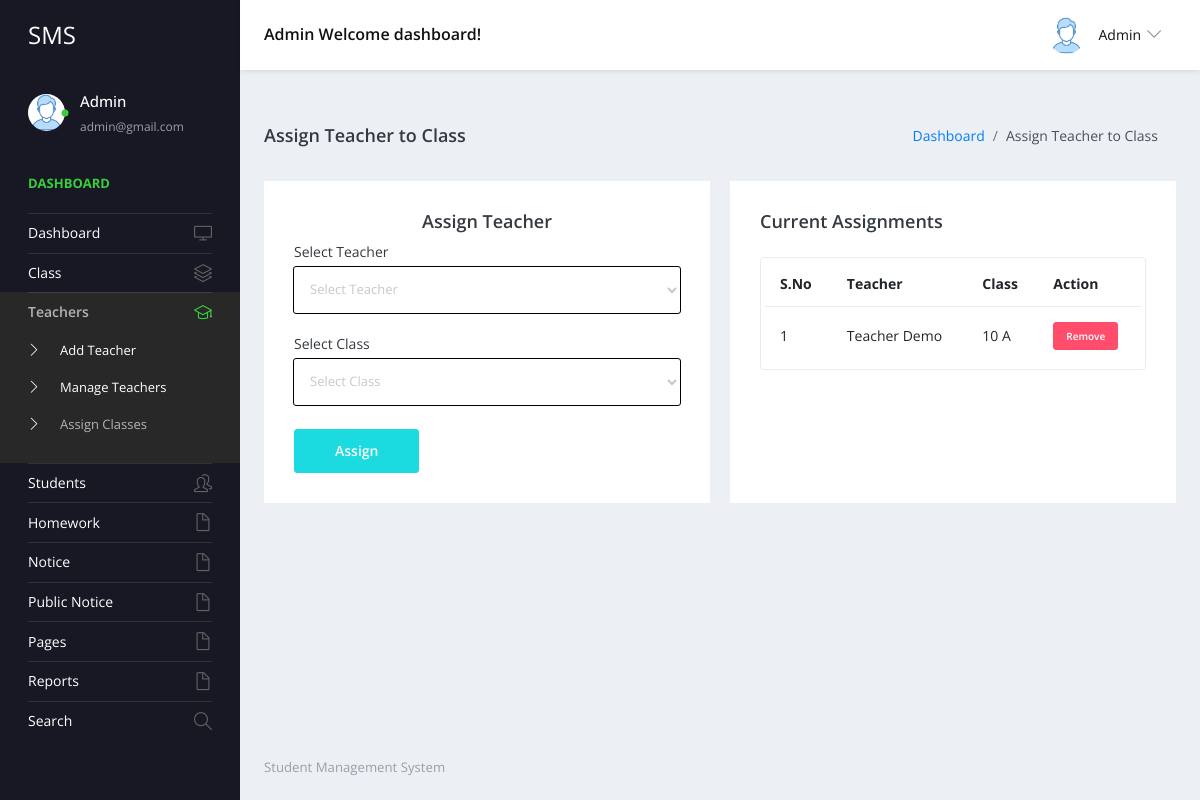
The page /studentms/admin/assign-teacher-class.php (signed in) on the database its author committed.
### tables this page shows
CREATE TABLE `tblteacherclass` (
  `ID` int(10) NOT NULL,
  `TeacherID` int(10) DEFAULT NULL,
  `ClassID` int(10) DEFAULT NULL,
  `AssignDate` timestamp NULL DEFAULT current_timestamp()
);

CREATE TABLE `tblteacher` (
  `ID` int(10) NOT NULL,
  `TeacherName` varchar(120) DEFAULT NULL,
  `UserName` varchar(120) DEFAULT NULL,
  `MobileNumber` bigint(10) DEFAULT NULL,
  `Email` varchar(200) DEFAULT NULL,
  `Password` varchar(200) DEFAULT NULL,
  `TeacherRegdate` timestamp NULL DEFAULT current_timestamp()
);

CREATE TABLE `tblclass` (
  `ID` int(5) NOT NULL,
  `ClassName` varchar(50) DEFAULT NULL,
  `Section` varchar(20) DEFAULT NULL,
  `CreationDate` timestamp NULL DEFAULT current_timestamp()
);

### studentms/admin/assign-teacher-class.php (the view, shortened to what this page needs)
<?php
include('includes/dbconnection.php');
if (strlen($_SESSION['sturecmsaid']) == 0) {
    header('location:logout.php');
} else {
?>
    <!DOCTYPE html>
    <html lang="en">
    <head>
        <link rel="stylesheet" href="vendors/simple-line-icons/css/simple-line-icons.css">
        <link rel="stylesheet" href="vendors/flag-icon-css/css/flag-icon.min.css">
        <link rel="stylesheet" href="vendors/css/vendor.bundle.base.css">
        <link rel="stylesheet" href="vendors/select2/select2.min.css">
        <link rel="stylesheet" href="vendors/select2-bootstrap-theme/select2-bootstrap.min.css">
        <link rel="stylesheet" href="css/style.css" />
    </head>
    <body>
        <div class="container-scroller">
            <?php include_once('includes/header.php'); ?>
            <div class="container-fluid page-body-wrapper">
                <?php include_once('includes/sidebar.php'); ?>
                <div class="main-panel">
                    <div class="content-wrapper">
                        <div class="page-header">
                            <h3 class="page-title">Assign Teacher to Class</h3>
                            <nav aria-label="breadcrumb">
                                <ol class="breadcrumb">
                                    <li class="breadcrumb-item"><a href="dashboard.php">Dashboard</a></li>
                                    <li class="breadcrumb-item active" aria-current="page">Assign Teacher to Class</li>
                                </ol>
                            </nav>
                        </div>
                        <div class="row">
                            <div class="col-6 grid-margin stretch-card">
                                <div class="card">
                                    <div class="card-body">
                                        <h4 class="card-title" style="text-align: center;">Assign Teacher</h4>
                                        <form class="forms-sample" method="post">
                                            <div class="form-group">
                                                <label for="teacherid">Select Teacher</label>
                                                <select name="teacherid" class="form-control" required='true'>
                                                    <option value="">Select Teacher</option>
                                                </select>
                                            </div>
                                            <div class="form-group">
                                                <label for="classid">Select Class</label>
                                                <select name="classid" class="form-control" required='true'>
                                                    <option value="">Select Class</option>
                                                </select>
                                            </div>
                                            <button type="submit" class="btn btn-primary mr-2" name="submit">Assign</button>
                                        </form>
                                    </div>
                                </div>
                            </div>
                            <div class="col-6 grid-margin stretch-card">
                                <div class="card">
                                    <div class="card-body">
                                        <div class="d-sm-flex align-items-center mb-4">
                                            <h4 class="card-title mb-sm-0">Current Assignments</h4>
                                        </div>
                                        <div class="table-responsive border rounded p-1">
                                            <table class="table">
                                                <thead>
                                                    <tr>
                                                        <th class="font-weight-bold">S.No</th>
                                                        <th class="font-weight-bold">Teacher</th>
                                                        <th class="font-weight-bold">Class</th>
                                                        <th class="font-weight-bold">Action</th>
                                                    </tr>
                                                </thead>
                                                <tbody>
                                                    <?php
                                                    $sql = "SELECT tc.ID, t.TeacherName, c.ClassName, c.Section
                                                       FROM tblteacherclass tc
                                                       JOIN tblteacher t ON tc.TeacherID = t.ID
                                                       JOIN tblclass c ON tc.ClassID = c.ID";
                                                    $query = $dbh->prepare($sql);
                                                    $query->execute();
                                                    $results = $query->fetchAll(PDO::FETCH_OBJ);
                                                    $cnt = 1;
                                                    if ($query->rowCount() > 0) {
                                                        foreach ($results as $row) {
                                                    ?>
                                                            <tr>
                                                                <td><?php echo htmlentities($cnt); ?></td>
                                                                <td><?php echo htmlentities($row->TeacherName); ?></td>
                                                                <td><?php echo htmlentities($row->ClassName); ?> <?php echo htmlentities($row->Section); ?></td>
                                                                <td>
                                                                    <a href="assign-teacher-class.php?delid=<?php echo ($row->ID); ?>" onclick="return confirm('Do you really want to remove this assignment?');" class="btn btn-danger btn-xs">Remove</a>
                                                                </td>
                                                            </tr>
                                                        <?php
                                                            $cnt = $cnt + 1;
                                                        }
                                                    } else { ?>
                                                        <tr>
                                                            <td colspan="4" style="text-align:center">No assignments found</td>
                                                        </tr>
                                                    <?php } ?>
                                                </tbody>
                                            </table>
                                        </div>
                                    </div>
                                </div>
                            </div>
                        </div>
                    </div>
                    <?php include_once('includes/footer.php'); ?>
                </div>
            </div>
        </div>
    </body>
    </html><?php } ?>

### studentms/admin/includes/header.php (shortened to what this page needs)
 <nav class="navbar default-layout-navbar col-lg-12 col-12 p-0 fixed-top d-flex flex-row">
        <div class="navbar-brand-wrapper d-flex align-items-center">
          <a class="navbar-brand brand-logo" href="dashboard.php">
            <strong style="color: white;">SMS</strong>
          </a>
        </div><?php
         $aid= $_SESSION['sturecmsaid'];
$sql="SELECT * from tbladmin where ID=:aid";
$query = $dbh -> prepare($sql);
$query->bindParam(':aid',$aid,PDO::PARAM_STR);
$query->execute();
$results=$query->fetchAll(PDO::FETCH_OBJ);
$cnt=1;
if($query->rowCount() > 0)
{
foreach($results as $row)
{               ?>
        <div class="navbar-menu-wrapper d-flex align-items-center flex-grow-1">
          <h5 class="mb-0 font-weight-medium d-none d-lg-flex"><?php  echo htmlentities($row->AdminName);?> Welcome dashboard!</h5>
          <ul class="navbar-nav navbar-nav-right ml-auto">
            <li class="nav-item dropdown d-none d-xl-inline-flex user-dropdown">
              <a class="nav-link dropdown-toggle" id="UserDropdown" href="#" data-toggle="dropdown" aria-expanded="false">
                <img class="img-xs rounded-circle ml-2" src="images/faces/face8.jpg" alt="Profile image"> <span class="font-weight-normal"> <?php  echo htmlentities($row->AdminName);?> </span></a>
                <?php $cnt=$cnt+1;}} ?>
            </li>
          </ul>
        </div>
      </nav>

### studentms/admin/includes/sidebar.php (shortened to what this page needs)
<nav class="sidebar sidebar-offcanvas" id="sidebar">
  <ul class="nav">
    <li class="nav-item nav-profile">
      <a href="#" class="nav-link">
        <div class="profile-image">
          <img class="img-xs rounded-circle" src="images/faces/face8.jpg" alt="profile image">
          <div class="dot-indicator bg-success"></div>
        </div>
        <div class="text-wrapper">
          <?php
          $aid = $_SESSION['sturecmsaid'];
          $sql = "SELECT * from tbladmin where ID=:aid";
          $query = $dbh->prepare($sql);
          $query->bindParam(':aid', $aid, PDO::PARAM_STR);
          $query->execute();
          $results = $query->fetchAll(PDO::FETCH_OBJ);
          $cnt = 1;
          if ($query->rowCount() > 0) {
            foreach ($results as $row) {               ?>
              <p class="profile-name"><?php echo htmlentities($row->AdminName); ?></p>
              <p class="designation"><?php echo htmlentities($row->Email); ?></p><?php $cnt = $cnt + 1;
                                                                                }
                                                                              } ?>
        </div>
      </a>
    </li>
    <li class="nav-item nav-category">
      <span class="nav-link">Dashboard</span>
    </li>
    <li class="nav-item">
      <a class="nav-link" href="dashboard.php">
        <span class="menu-title">Dashboard</span>
        <i class="icon-screen-desktop menu-icon"></i>
      </a>
    </li>
    <li class="nav-item">
      <a class="nav-link" data-toggle="collapse" href="#class" aria-expanded="false" aria-controls="class">
        <span class="menu-title">Class</span>
        <i class="icon-layers menu-icon"></i>
      </a>
    </li>
    <li class="nav-item">
      <a class="nav-link" data-toggle="collapse" href="#teachers" aria-expanded="false" aria-controls="teachers">
        <span class="menu-title">Teachers</span>
        <i class="icon-graduation menu-icon"></i>
      </a>
      <div class="collapse" id="teachers">
        <ul class="nav flex-column sub-menu">
          <li class="nav-item"> <a class="nav-link" href="add-teacher.php">Add Teacher</a></li>
          <li class="nav-item"> <a class="nav-link" href="manage-teachers.php">Manage Teachers</a></li>
          <li class="nav-item"> <a class="nav-link" href="assign-teacher-class.php">Assign Classes</a></li>
        </ul>
      </div>
    </li>
    <li class="nav-item">
      <a class="nav-link" data-toggle="collapse" href="#ui-basic1" aria-expanded="false" aria-controls="ui-basic1">
        <span class="menu-title">Students</span>
        <i class="icon-people menu-icon"></i>
      </a>
    </li>
    <li class="nav-item">
      <a class="nav-link" data-toggle="collapse" href="#hw" aria-expanded="false" aria-controls="hw">
        <span class="menu-title">Homework</span>
        <i class="icon-doc menu-icon"></i>
      </a>
    </li>
    <li class="nav-item">
      <a class="nav-link" data-toggle="collapse" href="#auth" aria-expanded="false" aria-controls="auth">
        <span class="menu-title">Notice</span>
        <i class="icon-doc menu-icon"></i>
      </a>
    </li>
    <li class="nav-item">
      <a class="nav-link" data-toggle="collapse" href="#auth1" aria-expanded="false" aria-controls="auth">
        <span class="menu-title">Public Notice</span>
        <i class="icon-doc menu-icon"></i>
      </a>
    <li class="nav-item">
      <a class="nav-link" data-toggle="collapse" href="#auth2" aria-expanded="false" aria-controls="auth">
        <span class="menu-title">Pages</span>
        <i class="icon-doc menu-icon"></i>
      </a>
    </li>
    <li class="nav-item">
      <a class="nav-link" data-toggle="collapse" href="#auth22" aria-expanded="false" aria-controls="auth2">
        <span class="menu-title">Reports</span>
        <i class="icon-doc menu-icon"></i>
      </a>
    </li>
    <li class="nav-item">
      <a class="nav-link" href="search.php">
        <span class="menu-title">Search</span>
        <i class="icon-magnifier menu-icon"></i>
      </a>
    </li>
    </li>
  </ul>
</nav>

### rows shown on the page
tblteacherclass: TeacherID.TeacherName "Teacher Demo", ClassID.ClassName "10", ClassID.Section "A"

### other values the page prints
$row->AdminName "Admin"
$row->Email "admin@gmail.com"
